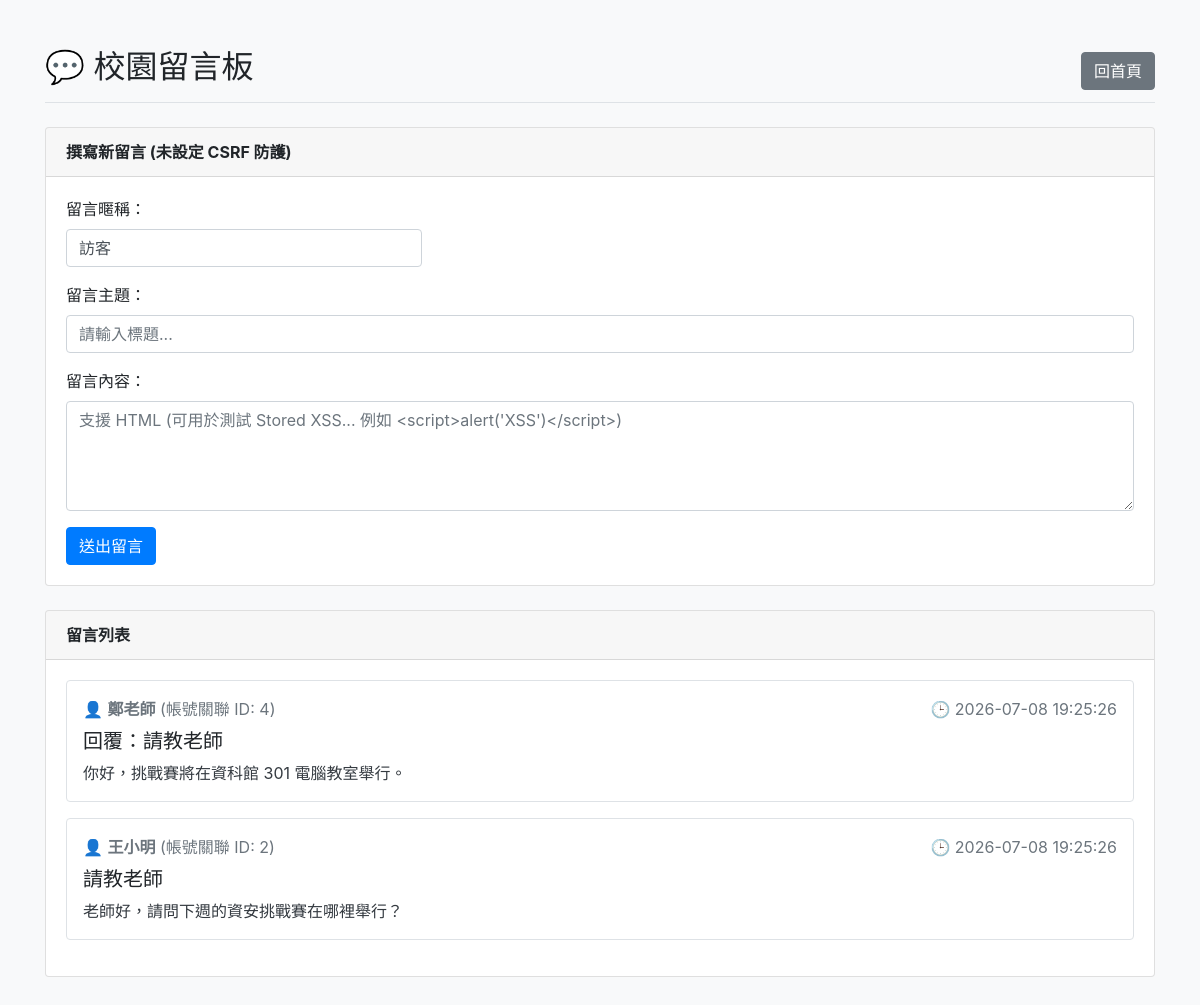
The page /app-vulnerable/public/messages.php on the database its author committed.
### tables this page shows
CREATE TABLE IF NOT EXISTS messages (
    id INT AUTO_INCREMENT PRIMARY KEY,
    user_id INT NOT NULL,
    username_display VARCHAR(50) NOT NULL,  
    title VARCHAR(100) NOT NULL,
    content TEXT NOT NULL,
    created_at TIMESTAMP DEFAULT CURRENT_TIMESTAMP
);

### app-vulnerable/public/messages.php (the view, shortened to what this page needs)
<?php
require_once __DIR__ . '/../src/db.php';
try {
    $stmt = $pdo->query("SELECT * FROM messages ORDER BY id DESC");
    $messages = $stmt->fetchAll();
} catch (PDOException $e) {
    $messages = [];
    $error = '撈取留言失敗：' . $e->getMessage();
}
?>
<!DOCTYPE html>
<html lang="zh-TW">
<head>
    <link rel="stylesheet" href="https://cdn.jsdelivr.net/npm/bootstrap@4.0.0/dist/css/bootstrap.min.css">
</head>
<body class="bg-light">
<div class="container my-5">
    <div class="d-flex justify-content-between align-items-center mb-4 border-bottom pb-2">
        <h2>💬 校園留言板</h2>
        <div>
            <a href="/index.php" class="btn btn-secondary">回首頁</a>
        </div>
    </div>
    <div class="card mb-4">
        <div class="card-header font-weight-bold">撰寫新留言 (未設定 CSRF 防護)</div>
        <div class="card-body">
            <form method="POST" action="messages.php">
                <div class="form-group">
                    <label for="username_display">留言暱稱：</label>
                    <input type="text" name="username_display" id="username_display" class="form-control col-md-4"
                           value="<?= isset($_SESSION['user']) ? $_SESSION['user']['name'] : '訪客' ?>">
                </div>
                <div class="form-group">
                    <label for="title">留言主題：</label>
                    <input type="text" name="title" id="title" class="form-control" placeholder="請輸入標題...">
                </div>
                <div class="form-group">
                    <label for="content">留言內容：</label>
                    <textarea name="content" id="content" rows="4" class="form-control" placeholder="支援 HTML (可用於測試 Stored XSS... 例如 <script>alert('XSS')</script>)"></textarea>
                </div>
                <button type="submit" class="btn btn-primary">送出留言</button>
            </form>
        </div>
    </div>
    <div class="card">
        <div class="card-header font-weight-bold">留言列表</div>
        <div class="card-body">
            <?php if (empty($messages)): ?>
                <p class="text-muted">目前尚無留言。</p>
            <?php else: ?>
                <?php foreach ($messages as $msg): ?>
                    <div class="border rounded p-3 mb-3 bg-white">
                        <div class="d-flex justify-content-between text-muted text-small mb-2">
                            <span>
                                👤 <strong><?= $msg['username_display'] ?></strong>
                                (帳號關聯 ID: <?= $msg['user_id'] ?>)
                            </span>
                            <span>🕒 <?= $msg['created_at'] ?></span>
                        </div>
                        <h5 class="mt-2"><?= $msg['title'] ?></h5>
                        <div class="mt-2 text-dark" style="white-space: pre-wrap;"><?= $msg['content'] ?></div>
                    </div>
                <?php endforeach; ?>
            <?php endif; ?>
        </div>
    </div>
</div>
</body>
</html>

### rows shown on the page
messages: username_display "鄭老師", user "4", created_at "2026-07-08 19:25:26", title "回覆：請教老師", content "你好，挑戰賽將在資科館 301 電腦教室舉行。"
messages: username_display "王小明", user "2", created_at "2026-07-08 19:25:26", title "請教老師", content "老師好，請問下週的資安挑戰賽在哪裡舉行？"
